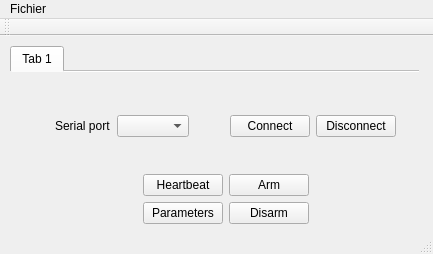
<?xml version="1.0" encoding="UTF-8"?>
<ui version="4.0">
 <class>MainWindow</class>
 <widget class="QMainWindow" name="MainWindow">
  <property name="geometry">
   <rect>
    <x>0</x>
    <y>0</y>
    <width>433</width>
    <height>254</height>
   </rect>
  </property>
  <property name="windowTitle">
   <string>MainWindow</string>
  </property>
  <widget class="QWidget" name="centralWidget">
   <widget class="QWidget" name="gridLayoutWidget">
    <property name="geometry">
     <rect>
      <x>-1</x>
      <y>-1</y>
      <width>431</width>
      <height>211</height>
     </rect>
    </property>
    <layout class="QGridLayout" name="gridLayout">
     <property name="spacing">
      <number>0</number>
     </property>
     <item row="0" column="0">
      <widget class="QTabWidget" name="tabWidget">
       <property name="currentIndex">
        <number>0</number>
       </property>
       <property name="documentMode">
        <bool>true</bool>
       </property>
       <property name="tabsClosable">
        <bool>false</bool>
       </property>
       <property name="movable">
        <bool>false</bool>
       </property>
       <widget class="QWidget" name="tab">
        <attribute name="title">
         <string>Tab 1</string>
        </attribute>
        <widget class="QWidget" name="verticalLayoutWidget">
         <property name="geometry">
          <rect>
           <x>0</x>
           <y>2</y>
           <width>431</width>
           <height>191</height>
          </rect>
         </property>
         <layout class="QVBoxLayout" name="LayoutMain">
          <item>
           <spacer name="verticalSpacer_2">
            <property name="orientation">
             <enum>Qt::Vertical</enum>
            </property>
            <property name="sizeHint" stdset="0">
             <size>
              <width>20</width>
              <height>40</height>
             </size>
            </property>
           </spacer>
          </item>
          <item>
           <layout class="QHBoxLayout" name="horizontalLayout">
            <item>
             <spacer name="horizontalSpacer_6">
              <property name="orientation">
               <enum>Qt::Horizontal</enum>
              </property>
              <property name="sizeHint" stdset="0">
               <size>
                <width>40</width>
                <height>20</height>
               </size>
              </property>
             </spacer>
            </item>
            <item>
             <widget class="QLabel" name="labelSerialPort">
              <property name="text">
               <string>Serial port</string>
              </property>
             </widget>
            </item>
            <item>
             <widget class="QComboBox" name="comboSelectSerial"/>
            </item>
            <item>
             <spacer name="horizontalSpacer_7">
              <property name="orientation">
               <enum>Qt::Horizontal</enum>
              </property>
              <property name="sizeHint" stdset="0">
               <size>
                <width>40</width>
                <height>20</height>
               </size>
              </property>
             </spacer>
            </item>
            <item>
             <widget class="QPushButton" name="ButtonConnectSerial">
              <property name="text">
               <string>Connect</string>
              </property>
             </widget>
            </item>
            <item>
             <widget class="QPushButton" name="ButtonDisconnectSerial">
              <property name="text">
               <string>Disconnect</string>
              </property>
             </widget>
            </item>
            <item>
             <spacer name="horizontalSpacer_5">
              <property name="orientation">
               <enum>Qt::Horizontal</enum>
              </property>
              <property name="sizeHint" stdset="0">
               <size>
                <width>40</width>
                <height>20</height>
               </size>
              </property>
             </spacer>
            </item>
           </layout>
          </item>
          <item>
           <spacer name="verticalSpacer">
            <property name="orientation">
             <enum>Qt::Vertical</enum>
            </property>
            <property name="sizeHint" stdset="0">
             <size>
              <width>20</width>
              <height>40</height>
             </size>
            </property>
           </spacer>
          </item>
          <item>
           <layout class="QGridLayout" name="LayoutAction">
            <item row="0" column="2">
             <widget class="QPushButton" name="ButtonArm">
              <property name="text">
               <string>Arm</string>
              </property>
             </widget>
            </item>
            <item row="0" column="0">
             <spacer name="horizontalSpacer_3">
              <property name="orientation">
               <enum>Qt::Horizontal</enum>
              </property>
              <property name="sizeHint" stdset="0">
               <size>
                <width>40</width>
                <height>20</height>
               </size>
              </property>
             </spacer>
            </item>
            <item row="4" column="2">
             <spacer name="verticalSpacer_3">
              <property name="orientation">
               <enum>Qt::Vertical</enum>
              </property>
              <property name="sizeHint" stdset="0">
               <size>
                <width>20</width>
                <height>40</height>
               </size>
              </property>
             </spacer>
            </item>
            <item row="1" column="2">
             <widget class="QPushButton" name="ButtonDisarm">
              <property name="text">
               <string>Disarm</string>
              </property>
             </widget>
            </item>
            <item row="0" column="1">
             <widget class="QPushButton" name="ButtonHeartbeat">
              <property name="text">
               <string>Heartbeat</string>
              </property>
             </widget>
            </item>
            <item row="1" column="1">
             <widget class="QPushButton" name="ButtonParameters">
              <property name="text">
               <string>Parameters</string>
              </property>
             </widget>
            </item>
            <item row="0" column="3">
             <spacer name="horizontalSpacer_4">
              <property name="orientation">
               <enum>Qt::Horizontal</enum>
              </property>
              <property name="sizeHint" stdset="0">
               <size>
                <width>40</width>
                <height>20</height>
               </size>
              </property>
             </spacer>
            </item>
           </layout>
          </item>
         </layout>
        </widget>
       </widget>
      </widget>
     </item>
    </layout>
   </widget>
  </widget>
  <widget class="QMenuBar" name="menuBar">
   <property name="geometry">
    <rect>
     <x>0</x>
     <y>0</y>
     <width>433</width>
     <height>21</height>
    </rect>
   </property>
   <widget class="QMenu" name="menuQDroneShow">
    <property name="title">
     <string>Fichier</string>
    </property>
    <addaction name="actionNouveau"/>
   </widget>
   <addaction name="menuQDroneShow"/>
  </widget>
  <widget class="QStatusBar" name="statusBar"/>
  <widget class="QToolBar" name="toolBar">
   <property name="windowTitle">
    <string>toolBar</string>
   </property>
   <attribute name="toolBarArea">
    <enum>TopToolBarArea</enum>
   </attribute>
   <attribute name="toolBarBreak">
    <bool>false</bool>
   </attribute>
  </widget>
  <action name="actionNouveau">
   <property name="text">
    <string>nouveau</string>
   </property>
  </action>
 </widget>
 <layoutdefault spacing="6" margin="11"/>
 <resources/>
 <connections/>
</ui>
